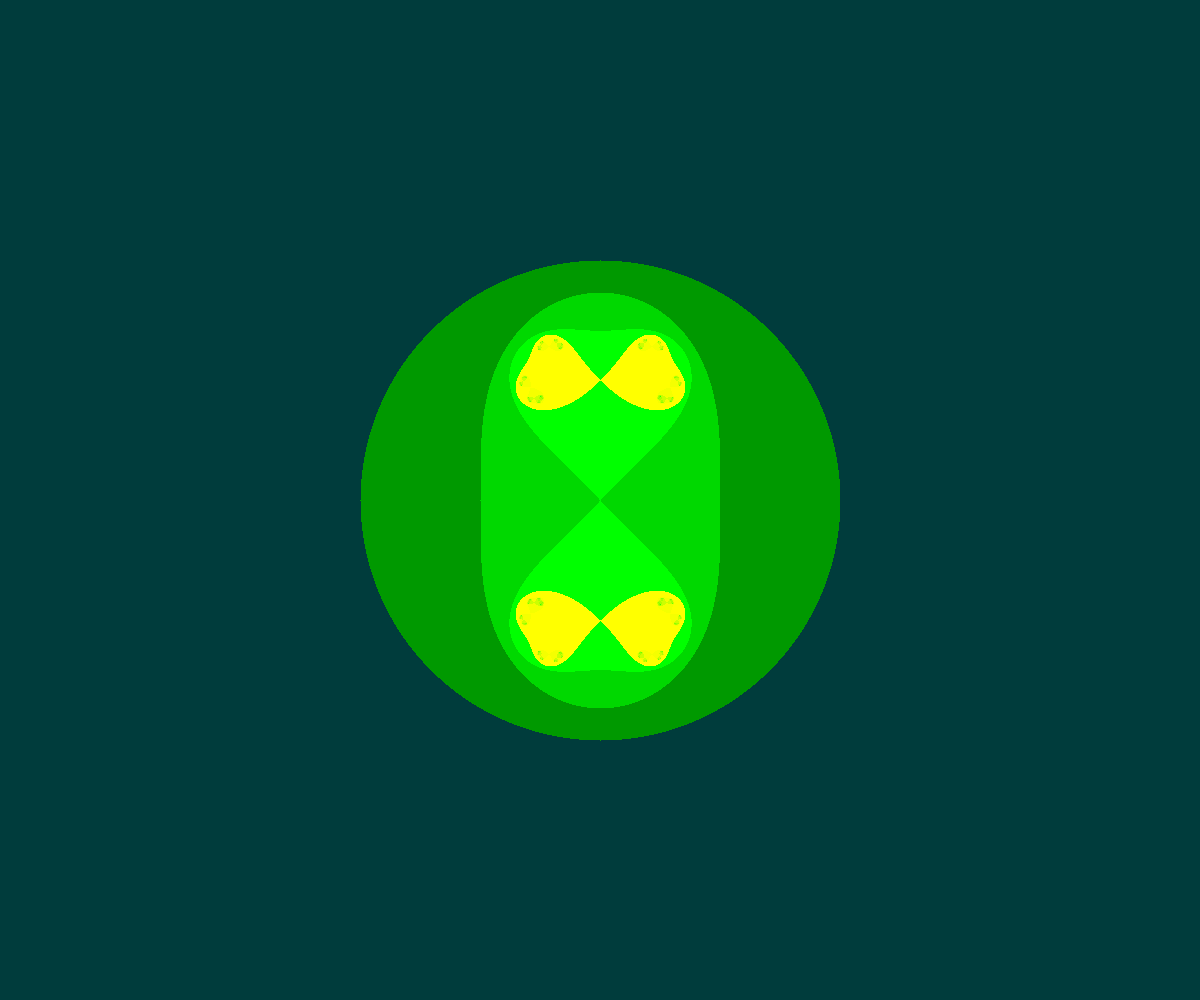
Frame 1 (no input)
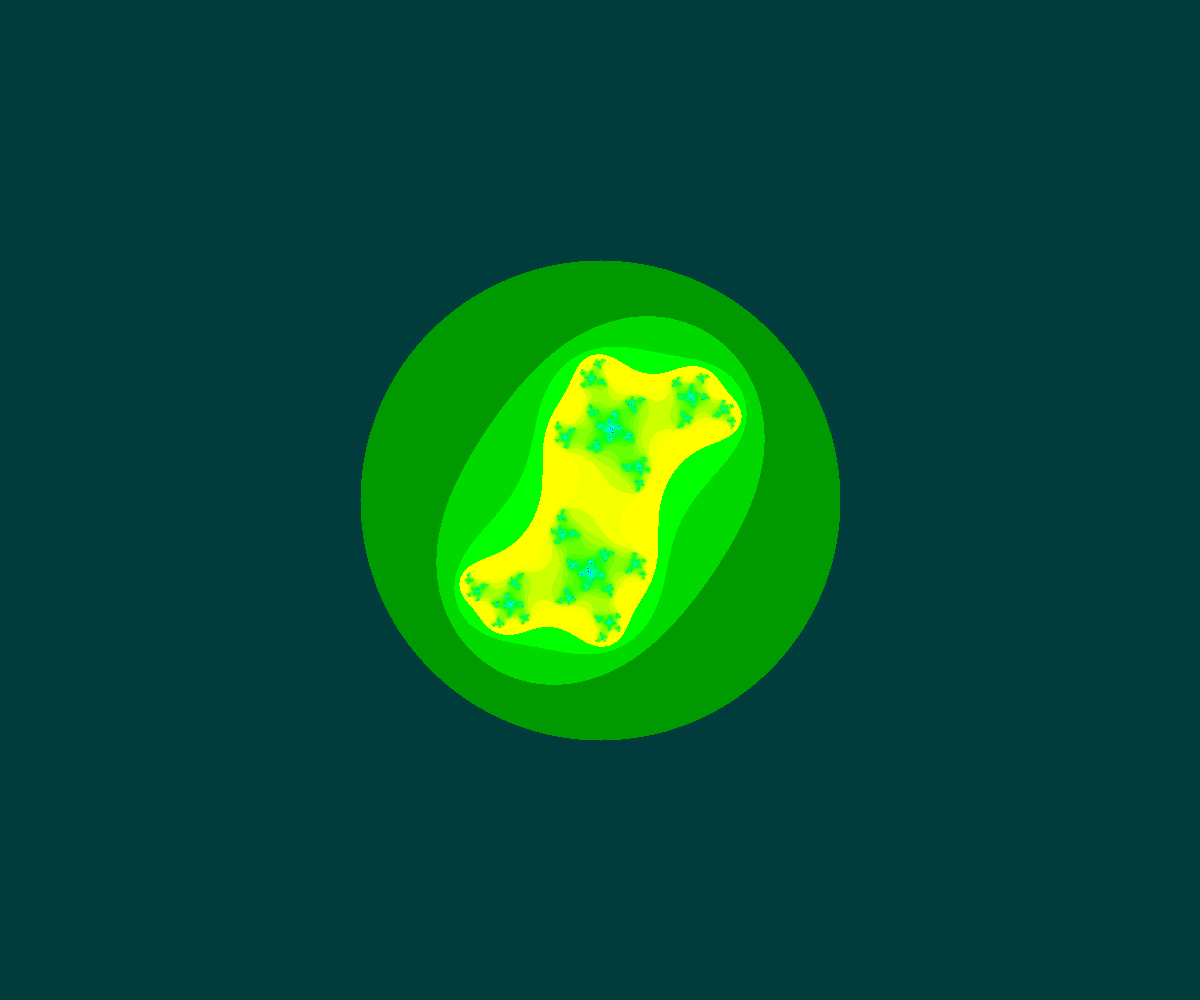
Frame 60 (no input)
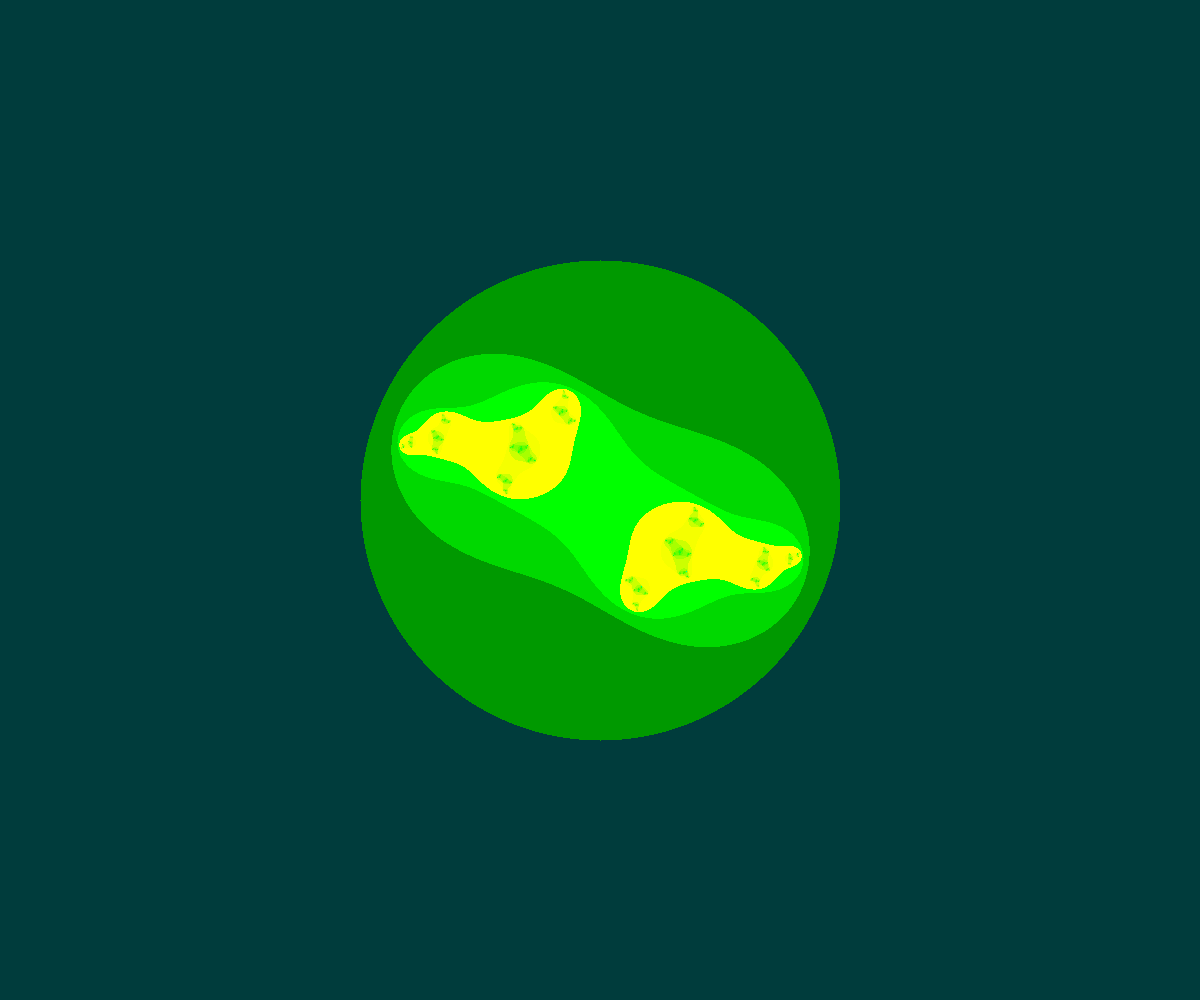
Frame 120 (the mouse pressed at the canvas centre since frame 60)

The p5.js sketch that drew these frames (run headless with seeded random() and noise() and a simulated clock; from frame 60 on, the mouse is pressed at the canvas centre):

// p5.js sketch
// ── sketch.js
let angle = 0;
const maxiterations = 100;
const colorsRed = [];
const colorsGreen = [60];
const colorsBlue = [60];

function setup() {
  createCanvas(windowWidth, windowHeight);
  pixelDensity(1);
  colorMode(HSB, 1);

  for (let n = 1; n < maxiterations; n++) {
    let hu = sqrt(n / maxiterations);
    let col = color(hu, 255, 10);
    colorsRed[n+3] = red(col);
    colorsGreen[n] = green(col);
    colorsBlue[n+1] = blue(col);
  }
}

function draw() {
  let ca = cos(angle * 3.213);
  let cb = sin(angle);
  angle += 0.04;
  background(255);
  let w = 10;
  let h = (w * height) / width;

  let xmin = -w / 2;
  let ymin = -h / 2;

  loadPixels();

  let xmax = xmin + w;

  let ymax = ymin + h;

  let dx = (xmax - xmin) / width;
  let dy = (ymax - ymin) / height;

  let y = ymin;
  for (let j = 0; j < height; j++) {
  
    let x = xmin;
    for (let i = 0; i < width; i++) {
      
      let a = x;
      let b = y;
      let n = 0;
      while (n < maxiterations) {
        let aa = a * a;
        let bb = b * b;
      
        if (aa + bb > 4.0) {
          break;
        }
        let twoab = 2.0 * a * b;
        a = aa - bb + ca;
        b = twoab + cb;
        n++;
      }

      let pix = (i + j * width) * 4;
      if (n == maxiterations) {
        pixels[pix + 0] = 0;
        pixels[pix + 1] = 0;
        pixels[pix + 2] = 0;
      } else {
        
        pixels[pix + 0] = colorsRed[n];
        pixels[pix + 1] = colorsGreen[n];
        pixels[pix + 2] = colorsBlue[n];
      }
      x += dx;
    }
    y += dy;
  }
  updatePixels();
  console.log(frameRate());
}
